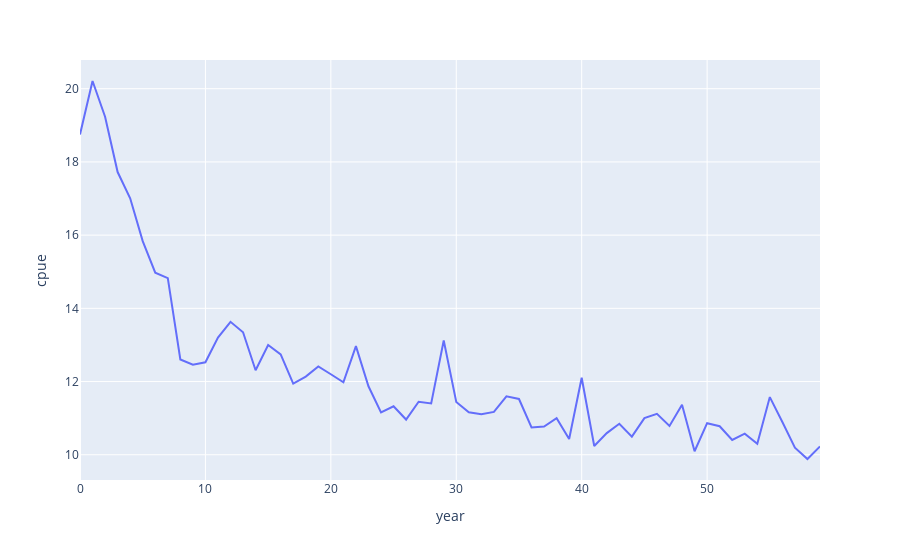

Notebook code cell kept with this figure:
### Code cell
stock = SchaeferStock(200000, 200000, 0.1, 0.0001, 0, 0, 0.05)
fishery = UnmanagedFishery(10000, 100)
for _ in range(10):
    catch = fishery.fish()
    stock.fish(catch)

fishery = SchaeferFishery([200000, 0.1, 0.0001, 1, 100], 100, 10000)
fishery.manage(stock.measureable)
for _ in range(50):
    catch = fishery.fish()
    stock.fish(catch)

timeline = pd.DataFrame({
    'effort': stock.measureable['effort'],
    'catch': stock.measureable['catch'],
    'year': range(len(stock.measureable['catch']))
})
timeline['cpue'] = timeline['catch'] / timeline['effort']

px.line(timeline, x='year', y='cpue')

### Figure 1 — Plotly figure (JSON) as saved in the notebook; plotly's stock layout.template omitted (floating-point values rounded to 4 significant figures)
{"data": [{"hovertemplate": "year=%{x}<br>cpue=%{y}<extra></extra>", "legendgroup": "", "line": {"color": "#636efa", "dash": "solid"}, "marker": {"symbol": "circle"}, "mode": "lines", "name": "", "orientation": "v", "showlegend": false, "type": "scatter", "x": [0, 1, 2, 3, 4, 5, 6, 7, 8, 9, 10, 11, 12, 13, 14, 15, 16, 17, 18, 19, 20, 21, 22, 23, 24, 25, 26, 27, 28, 29, 30, 31, 32, 33, 34, 35, 36, 37, 38, 39, 40, 41, 42, 43, 44, 45, 46, 47, 48, 49, 50, 51, 52, 53, 54, 55, 56, 57, 58, 59], "xaxis": "x", "y": [18.75, 20.21, 19.24, 17.72, 17.01, 15.84, 14.98, 14.82, 12.6, 12.46, 12.53, 13.2, 13.63, 13.35, 12.31, 13.0, 12.74, 11.95, 12.13, 12.41, 12.2, 11.98, 12.97, 11.87, 11.15, 11.32, 10.96, 11.45, 11.4, 13.12, 11.44, 11.16, 11.11, 11.17, 11.6, 11.52, 10.75, 10.77, 11.0, 10.43, 12.1, 10.24, 10.59, 10.85, 10.49, 11.0, 11.12, 10.79, 11.37, 10.1, 10.86, 10.78, 10.4, 10.57, 10.3, 11.58, 10.9, 10.19, 9.884, 10.23], "yaxis": "y"}], "layout": {"legend": {"tracegroupgap": 0}, "margin": {"t": 60}, "xaxis": {"anchor": "y", "domain": [0, 1], "title": {"text": "year"}}, "yaxis": {"anchor": "x", "domain": [0, 1], "title": {"text": "cpue"}}}}
